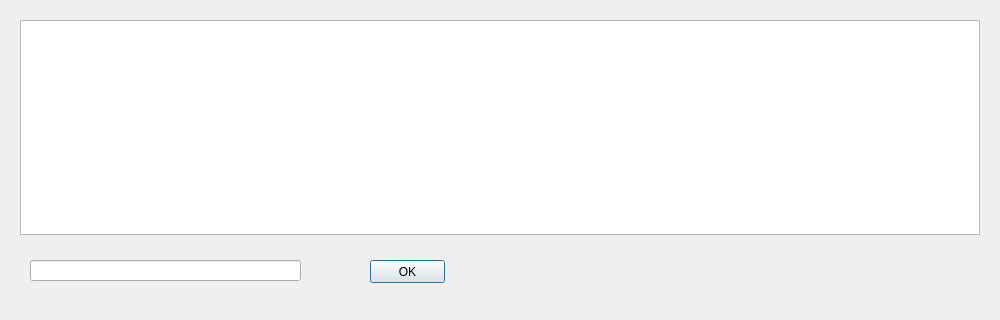
<?xml version="1.0" encoding="UTF-8"?>
<ui version="4.0">
 <class>Dialog</class>
 <widget class="QDialog" name="Dialog">
  <property name="geometry">
   <rect>
    <x>0</x>
    <y>0</y>
    <width>1000</width>
    <height>320</height>
   </rect>
  </property>
  <property name="windowTitle">
   <string>Dialog</string>
  </property>
  <widget class="QPushButton" name="ReadFileName">
   <property name="geometry">
    <rect>
     <x>370</x>
     <y>260</y>
     <width>75</width>
     <height>23</height>
    </rect>
   </property>
   <property name="text">
    <string>OK</string>
   </property>
  </widget>
  <widget class="QLineEdit" name="lineEdit">
   <property name="geometry">
    <rect>
     <x>30</x>
     <y>260</y>
     <width>271</width>
     <height>21</height>
    </rect>
   </property>
  </widget>
  <widget class="QTableWidget" name="tableFile">
   <property name="geometry">
    <rect>
     <x>20</x>
     <y>20</y>
     <width>960</width>
     <height>215</height>
    </rect>
   </property>
  </widget>
 </widget>
 <resources/>
 <connections/>
</ui>
